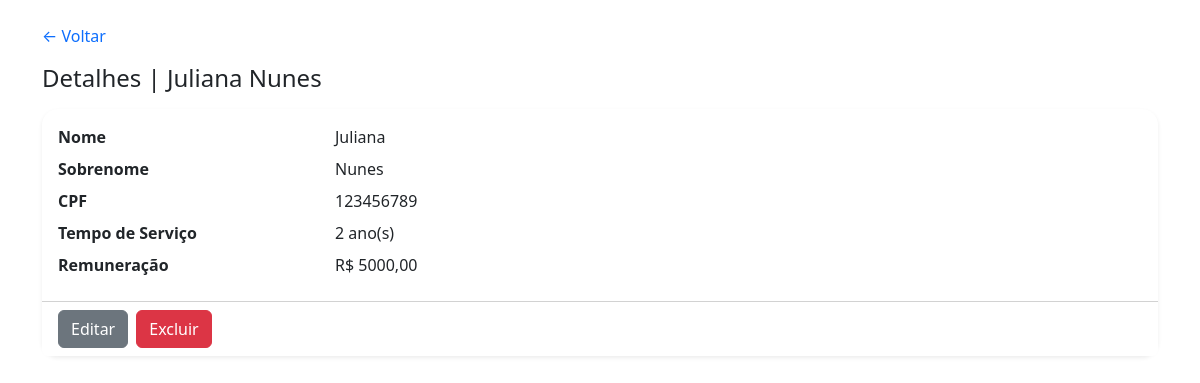
Page /funcionario/5/ on the committed database.
### funcionario/models.py (models this page shows, shortened)
class Funcionarios(models.Model):
    nome = models.CharField(
        max_length=255,
        null=False,
        blank=False,
    )
    sobrenome = models.CharField(
        max_length=255,
        null=False,
        blank=False,
    )
    cpf = models.CharField(
        max_length=14,
        null=False,
        blank=False,
    )
    tempo_de_servico = models.IntegerField(
        default=0,
        null=False,
        blank=False
    )
    remuneracao = models.DecimalField(
        max_digits=8,
        decimal_places=2,
        null=False,
        blank=False
    )
    objetos = models.Manager()

### website/views.py (the view)
# urls.py: path('funcionario/<int:id>/', views.detalhes_funcionario, name='detalhes'),
def detalhes_funcionario(request, id):
    f = get_object_or_404(Funcionarios, pk=id)
    return render(request, 'website/detalhesFuncionario.html', {
        "titulo": f"Detalhes | {f.nome} {f.sobrenome}",
        "f": f
    })

### website/templates/website/detalhesFuncionario.html (shortened to what this page needs)
{% load static %}
<!DOCTYPE html>
<html lang="pt-br">
<head>
  <link href="https://cdn.jsdelivr.net/npm/bootstrap@5.3.3/dist/css/bootstrap.min.css" rel="stylesheet">
  <link rel="stylesheet" href="{% static 'css/style.css' %}">
</head>
<body>
<div class="container py-4">
  <a class="text-decoration-none" href="{% url 'website:index' %}">&larr; Voltar</a>
  <h1 class="h4 mt-3">{{ titulo }}</h1>
  <div class="card shadow-sm border-0 mt-3">
    <div class="card-body">
      <dl class="row mb-0">
        <dt class="col-sm-3">Nome</dt><dd class="col-sm-9">{{ f.nome }}</dd>
        <dt class="col-sm-3">Sobrenome</dt><dd class="col-sm-9">{{ f.sobrenome }}</dd>
        <dt class="col-sm-3">CPF</dt><dd class="col-sm-9">{{ f.cpf }}</dd>
        <dt class="col-sm-3">Tempo de Serviço</dt><dd class="col-sm-9">{{ f.tempo_de_servico }} ano(s)</dd>
        <dt class="col-sm-3">Remuneração</dt><dd class="col-sm-9">R$ {{ f.remuneracao }}</dd>
      </dl>
    </div>
    <div class="card-footer bg-white d-flex gap-2">
      <a href="{% url 'website:editar' f.id %}" class="btn btn-secondary">Editar</a>
      <a href="{% url 'website:excluir' f.id %}" class="btn btn-danger">Excluir</a>
    </div>
  </div>
</div>
</body>
</html>

### base/static/css/style.css (style rules this page uses)
.card { border-radius: 1rem; }
:root { --bs-primary: #0d6efd; }

### rows in the picture
Funcionarios: nome "Juliana", sobrenome "Nunes", cpf "123456789", tempo_de_servico "2", remuneracao "5000,00"

### other values in the picture
{{ titulo }} "Detalhes | Juliana Nunes"
